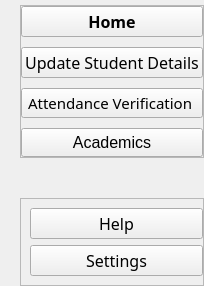
        <widget class="QCustomSlideMenu" name="left_menu" native="true">
         <property name="sizePolicy">
          <sizepolicy hsizetype="Fixed" vsizetype="Preferred">
           <horstretch>0</horstretch>
           <verstretch>0</verstretch>
          </sizepolicy>
         </property>
         <property name="minimumSize">
          <size>
           <width>200</width>
           <height>0</height>
          </size>
         </property>
         <property name="cursor">
          <cursorShape>ArrowCursor</cursorShape>
         </property>
         <property name="styleSheet">
          <string notr="true"/>
         </property>
         <layout class="QVBoxLayout" name="verticalLayout_5" stretch="0">
          <property name="spacing">
           <number>0</number>
          </property>
          <property name="leftMargin">
           <number>10</number>
          </property>
          <property name="topMargin">
           <number>0</number>
          </property>
          <property name="rightMargin">
           <number>0</number>
          </property>
          <property name="bottomMargin">
           <number>0</number>
          </property>
          <item>
           <widget class="QWidget" name="widget" native="true">
            <property name="sizePolicy">
             <sizepolicy hsizetype="Preferred" vsizetype="Preferred">
              <horstretch>0</horstretch>
              <verstretch>0</verstretch>
             </sizepolicy>
            </property>
            <layout class="QVBoxLayout" name="verticalLayout_6">
             <property name="spacing">
              <number>0</number>
             </property>
             <property name="leftMargin">
              <number>10</number>
             </property>
             <property name="topMargin">
              <number>5</number>
             </property>
             <property name="rightMargin">
              <number>0</number>
             </property>
             <property name="bottomMargin">
              <number>0</number>
             </property>
             <item>
              <widget class="QFrame" name="frame">
               <property name="frameShape">
                <enum>QFrame::StyledPanel</enum>
               </property>
               <property name="frameShadow">
                <enum>QFrame::Raised</enum>
               </property>
               <layout class="QVBoxLayout" name="verticalLayout_7">
                <property name="spacing">
                 <number>10</number>
                </property>
                <property name="leftMargin">
                 <number>0</number>
                </property>
                <property name="topMargin">
                 <number>0</number>
                </property>
                <property name="rightMargin">
                 <number>0</number>
                </property>
                <property name="bottomMargin">
                 <number>0</number>
                </property>
                <item>
                 <widget class="QPushButton" name="home_btn">
                  <property name="font">
                   <font>
                    <family>Maiandra GD</family>
                    <pointsize>12</pointsize>
                    <weight>75</weight>
                    <bold>true</bold>
                   </font>
                  </property>
                  <property name="cursor">
                   <cursorShape>PointingHandCursor</cursorShape>
                  </property>
                  <property name="text">
                   <string>Home</string>
                  </property>
                 </widget>
                </item>
                <item>
                 <widget class="QPushButton" name="Updt_Details">
                  <property name="font">
                   <font>
                    <family>Maiandra GD</family>
                    <pointsize>12</pointsize>
                   </font>
                  </property>
                  <property name="cursor">
                   <cursorShape>PointingHandCursor</cursorShape>
                  </property>
                  <property name="text">
                   <string>Update Student Details</string>
                  </property>
                 </widget>
                </item>
                <item>
                 <widget class="QPushButton" name="Attd_verify_Uptd">
                  <property name="minimumSize">
                   <size>
                    <width>0</width>
                    <height>29</height>
                   </size>
                  </property>
                  <property name="font">
                   <font>
                    <family>Maiandra GD</family>
                    <pointsize>11</pointsize>
                   </font>
                  </property>
                  <property name="text">
                   <string>Attendance Verification </string>
                  </property>
                 </widget>
                </item>
                <item>
                 <widget class="QPushButton" name="Academics">
                  <property name="minimumSize">
                   <size>
                    <width>0</width>
                    <height>29</height>
                   </size>
                  </property>
                  <property name="font">
                   <font>
                    <pointsize>12</pointsize>
                   </font>
                  </property>
                  <property name="text">
                   <string>Academics</string>
                  </property>
                 </widget>
                </item>
               </layout>
              </widget>
             </item>
             <item>
              <spacer name="verticalSpacer">
               <property name="orientation">
                <enum>Qt::Vertical</enum>
               </property>
               <property name="sizeHint" stdset="0">
                <size>
                 <width>20</width>
                 <height>40</height>
                </size>
               </property>
              </spacer>
             </item>
             <item>
              <widget class="QFrame" name="frame_2">
               <property name="minimumSize">
                <size>
                 <width>180</width>
                 <height>0</height>
                </size>
               </property>
               <property name="frameShape">
                <enum>QFrame::StyledPanel</enum>
               </property>
               <property name="frameShadow">
                <enum>QFrame::Raised</enum>
               </property>
               <layout class="QVBoxLayout" name="verticalLayout_2">
                <property name="rightMargin">
                 <number>0</number>
                </property>
                <item>
                 <widget class="QPushButton" name="Help">
                  <property name="enabled">
                   <bool>true</bool>
                  </property>
                  <property name="font">
                   <font>
                    <family>Maiandra GD</family>
                    <pointsize>12</pointsize>
                   </font>
                  </property>
                  <property name="cursor">
                   <cursorShape>PointingHandCursor</cursorShape>
                  </property>
                  <property name="text">
                   <string>Help</string>
                  </property>
                 </widget>
                </item>
                <item>
                 <widget class="QPushButton" name="Settings">
                  <property name="enabled">
                   <bool>true</bool>
                  </property>
                  <property name="font">
                   <font>
                    <family>Maiandra GD</family>
                    <pointsize>12</pointsize>
                   </font>
                  </property>
                  <property name="cursor">
                   <cursorShape>PointingHandCursor</cursorShape>
                  </property>
                  <property name="text">
                   <string>Settings</string>
                  </property>
                 </widget>
                </item>
               </layout>
              </widget>
             </item>
            </layout>
           </widget>
          </item>
         </layout>
        </widget>
